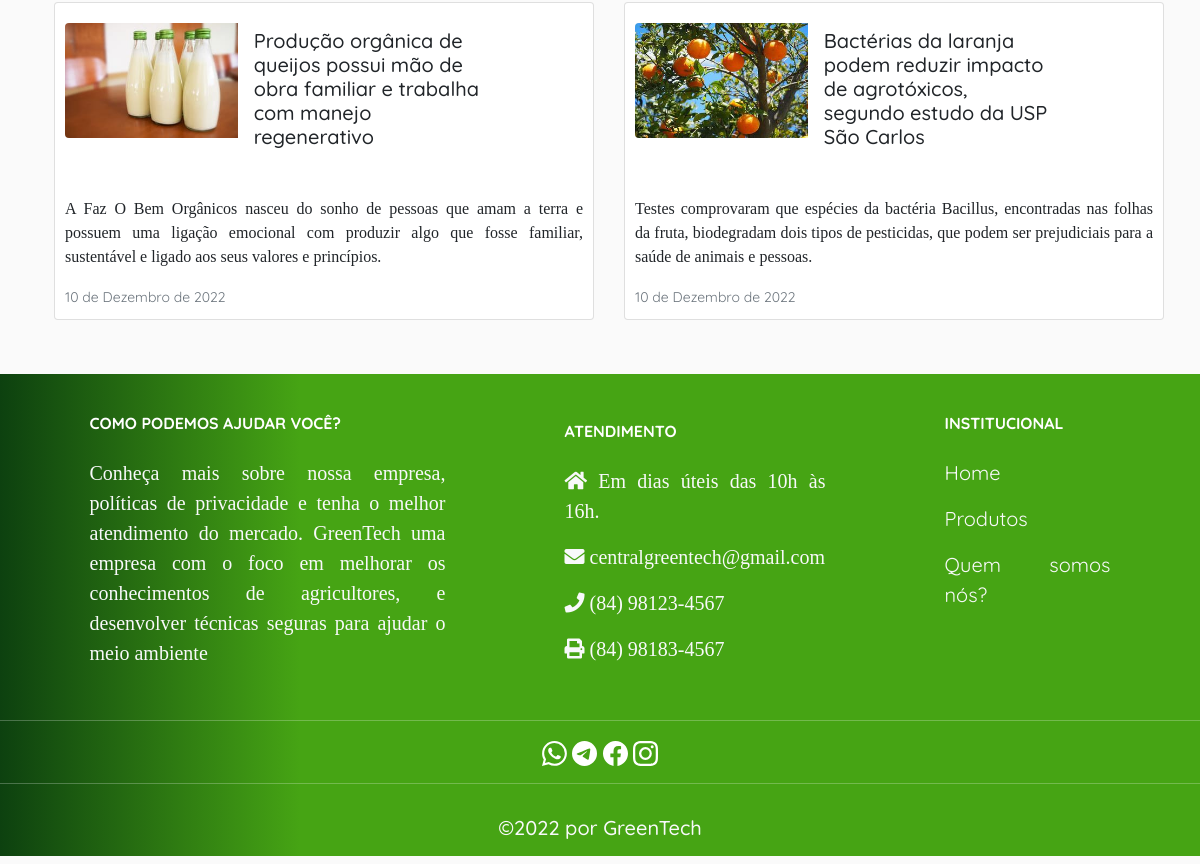
Page /noticias/ (lower part) on the earlier database version.
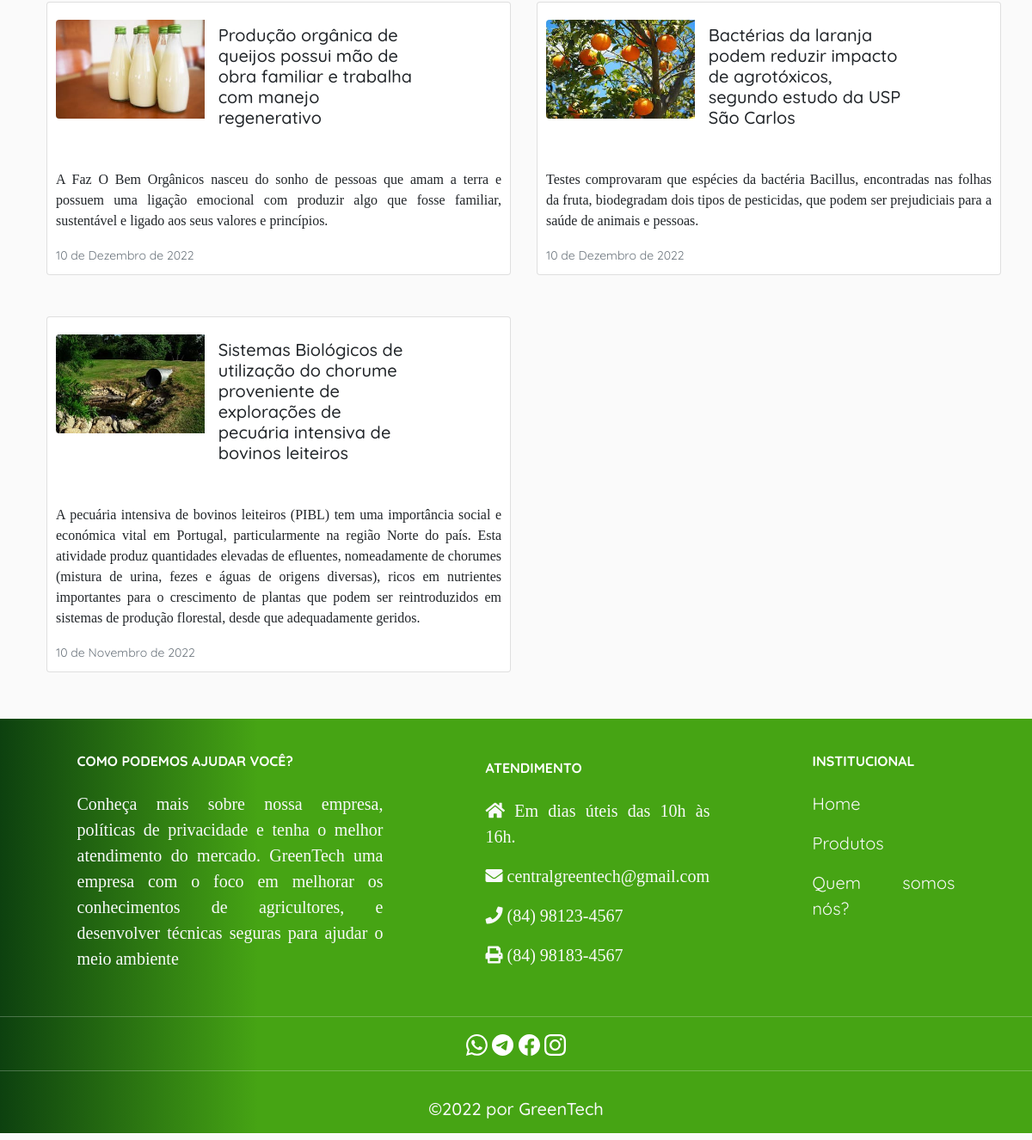
Same page on the later database version.
### main/models.py (models this page shows, shortened)
class Publicacao(models.Model):
    titulo = models.CharField(max_length=200)
    descricao = models.TextField()
    corpo_do_texto = RichTextUploadingField()
    tempo_da_publicacao = models.DateField()
    imagem = models.ImageField(upload_to='produtos/', blank=True, null=True, max_length=250)
    autor = models.ForeignKey(Autor, on_delete=models.CASCADE)
    categoria = models.ManyToManyField(Categoria)
    user = models.ForeignKey(get_user_model(), null=True,blank=True,on_delete=models.CASCADE)

### main/views.py (the view)
# urls.py: path('noticias/', noticias, name="noticia"),
def noticias (request):
    busca = request.GET.get('search')
    if busca:
        lista = Publicacao.objects.filter(titulo__icontains = busca)
        lista_produto = Produto.objects.filter(nome__icontains = busca)
        context = {'buscas' : lista, 'busca_produto' : lista_produto}
        return render(request, "busca.html", context)
    else:
        lista = Publicacao.objects.all()
        context ={'publicacoes' : lista}
        return render(request, 'noticia.html', context)

### main/templates/noticia.html (shortened to what this page needs)
{% extends 'base.html' %}
{% load static %}
{% block conteudo %}
<section class="dividir">
    <section class="container" style="width: 1200px; padding-bottom: 30px;">
      <div class="row row-cols-1 row-cols-md-2 g-4">
        {% for publicacao in publicacoes %}
          <main navBT>
            <div class="card mb-4" style="max-width: 540px; ">
              <div class="row g-0 " style="margin: 10px; align-self: center;">
                <div class="col-md-4">
                  <img src="/media/{{publicacao.imagem}}" class="img-fluid rounded-start" alt="..." style="margin-top: 10px; margin-right: 20px;"  >
                </div>
                <div class="col-sm-6">
                  <div class="card-body">
                    <h5 class="card-title">{{publicacao.titulo}}</h5> <br></div>
                </div>
                <p class="card-text" >{{publicacao.descricao}}</p>
                    <p class="card-text"><small class="text-muted">{{publicacao.tempo_da_publicacao}}</small></p>
              </div>
            </div>
          </main>
        {% endfor %}
      </div>
      </section>
{% endblock conteudo %}

### main/templates/base.html (shortened to what this page needs)
{% load static %}
<!DOCTYPE html>
<html lang="en">
<head>
    <link href="https://cdn.jsdelivr.net/npm/bootstrap@5.1.3/dist/css/bootstrap.min.css" rel="stylesheet">
    <link rel="stylesheet" type="text/css" href="https://cdnjs.cloudflare.com/ajax/libs/font-awesome/5.15.1/css/all.min.css">
    <link rel="stylesheet" type="text/css" href="{% static 'css/styles.css' %}"/>
</head>
<body>
<body>
<main>
    <div class="container mt-4">
        {% block conteudo %}{% endblock conteudo %}
    </div>
</main>
</body>
<footer class="cor page-footer font-small stylish-color-dark pt-4 text-light">
    <div class="container text-left text-md-left">
      <div class="row">
        <div class="col-md-4 mx-auto">
          <h6 class="font-weight-bold text-uppercase mt-3 mb-4"><strong>Como podemos ajudar você?</strong> </h6>
          <p style="text-align: justify;">Conheça mais sobre nossa empresa, políticas de privacidade e tenha o melhor atendimento do mercado. GreenTech uma empresa com o foco em melhorar os conhecimentos de agricultores, e desenvolver técnicas seguras para ajudar  o meio ambiente</p>
        </div>
        <div class="col-md-4 col-lg-3 mx-auto my-md-4 my-0 mt-4 mb-1">
          <h6 class="font-weight-bold text-uppercase mb-4" ><strong>Atendimento</strong> </h6>
          <ul class="list-unstyled" >
            <li>
             <p><i class="fas fa-home mr-3 p"  ></i> Em dias úteis das 10h às 16h.</p>
            </li>
            <li>
              <p><i class="fas fa-envelope mr-3 p" ></i> centralgreentech@gmail.com </p>
            </li>
            <li>
              <p><i class="fas fa-phone mr-3 p" ></i> (84) 98123-4567 </p>
            </li>
            <li>
              <p><i class="fas fa-print mr-3 p"></i> (84) 98183-4567 </p>
            </li>
          </ul>
        </div>
        <div class="col-md-2 mx-auto">
          <h6 class="font-weight-bold text-uppercase mt-3 mb-4" ><strong>Institucional</strong> </h6>
          <ul class="list-unstyled">
            <li>
              <p><a class="text-decoration-none text-light" href="{% url 'index' %}">Home</a></p>
            </li>
            <li>
              <p><a class="text-decoration-none text-light" href="{% url 'mercado' %}">Produtos</a></p>
            </li>
            <li>
              <p><a class="text-decoration-none text-light" href="{% url 'sobrenos' %}"> Quem somos nós?</a></p>
            </li>
          </ul>
        </div>
      </div>
    </div>
   <hr>
     <div style="text-align: center;">
      <a  href=""></a>
      <a href=""></a>
      <a href=""></a>
      <a href=""></a>
      </div> <hr>
    <h5><div class="footer-copyright text-center py-3"> ©2022 por GreenTech</div></h5>
  </footer>
</body>
</html>

### main/static/css/styles.css (style rules this page uses)
* { box-sizing: border-box; font-family: 'Noto Sans Mono', monospace; font-family: 'Quicksand', sans-serif; }
header, footer { margin: 0px; padding: 0px; padding-left: 0px; padding-right: 0px; color: #f5f5f5; font-size: 20px; width: 100%; height: 100px; background-image: linear-gradient(to right, #0d410f 0, #46a414 25%); }
body { background: #fafafa; }
.cor { width: 100%; height: 100%; background-image: linear-gradient(to right, #0d410f 0, #46a414 25%); }
h6 { color:white; }
p { text-align: justify; font-family: 'Times New Roman', Times, serif; }
a { text-decoration: none; }
.dividir { padding-top: 30px; }

Differences in the rows shown:
added Publicacao: imagem (picture), titulo "Sistemas Biológicos de utilização do chorume proveniente de explorações de pecuária intensiva de bovinos leiteiros", descricao "A pecuária intensiva de bovinos leiteiros (PIBL) tem uma importância social e económica vital em Portugal, particularmente na região Norte do país. Esta atividade produz quantidades elevadas de efluentes, nomeadamente de chorumes (mistura de urina, fezes e águas de origens diversas), ricos em nutrientes importantes para o crescimento de plantas que podem ser reintroduzidos em sistemas de produção florestal, desde que adequadamente geridos.", tempo_da_publicacao "10 de Novembro de 2022"
